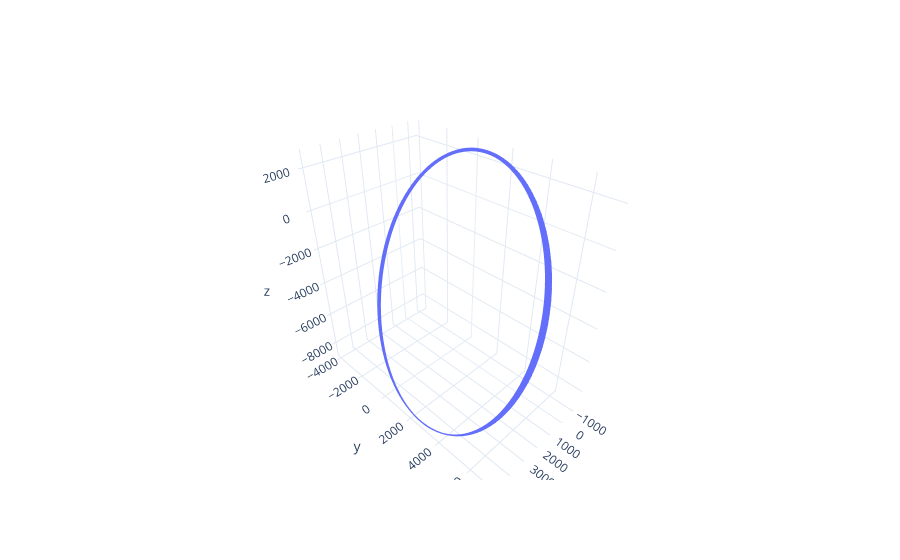

Source (notebook cell):
### Code cell
import plotly.graph_objects as go
import plotly.io as pio
pio.templates.default = "plotly_white"

n = 1
fig = go.Figure()
fig.add_trace(go.Scatter3d(x=rvs[::n, 0], y=rvs[::n, 1], z=rvs[::n, 2], mode='lines', name='Orbit'))
fig.update_layout(scene=dict(aspectmode='data'))
fig.show()

### Figure 1 — Plotly figure (JSON) as saved in the notebook; plotly's stock layout.template omitted (floating-point values rounded to 4 significant figures; data arrays with more than 128 entries replaced by an {"elided": "..."} marker saying what was removed)
{"data": [{"mode": "lines", "name": "Orbit", "type": "scatter3d", "x": {"elided": "14401 float values"}, "y": {"elided": "14401 float values"}, "z": {"elided": "14401 float values"}}], "layout": {"scene": {"aspectmode": "data"}}}
